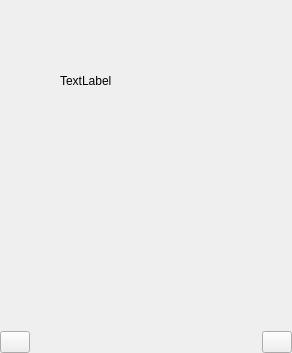
<?xml version="1.0" encoding="UTF-8"?>
<ui version="4.0">
 <class>coverImageWidget</class>
 <widget class="QWidget" name="coverImageWidget">
  <property name="geometry">
   <rect>
    <x>0</x>
    <y>0</y>
    <width>292</width>
    <height>353</height>
   </rect>
  </property>
  <property name="windowTitle">
   <string>Form</string>
  </property>
  <layout class="QGridLayout" name="gridLayout">
   <property name="horizontalSpacing">
    <number>0</number>
   </property>
   <property name="verticalSpacing">
    <number>4</number>
   </property>
   <property name="margin">
    <number>0</number>
   </property>
   <item row="1" column="0">
    <layout class="QHBoxLayout" name="horizontalLayout">
     <property name="spacing">
      <number>2</number>
     </property>
     <item>
      <widget class="QPushButton" name="btnLeft">
       <property name="sizePolicy">
        <sizepolicy hsizetype="Preferred" vsizetype="Preferred">
         <horstretch>0</horstretch>
         <verstretch>0</verstretch>
        </sizepolicy>
       </property>
       <property name="maximumSize">
        <size>
         <width>30</width>
         <height>16777215</height>
        </size>
       </property>
       <property name="text">
        <string/>
       </property>
      </widget>
     </item>
     <item>
      <widget class="QLabel" name="label">
       <property name="sizePolicy">
        <sizepolicy hsizetype="MinimumExpanding" vsizetype="Preferred">
         <horstretch>0</horstretch>
         <verstretch>0</verstretch>
        </sizepolicy>
       </property>
       <property name="text">
        <string/>
       </property>
       <property name="alignment">
        <set>Qt::AlignCenter</set>
       </property>
      </widget>
     </item>
     <item>
      <widget class="QPushButton" name="btnRight">
       <property name="sizePolicy">
        <sizepolicy hsizetype="Preferred" vsizetype="Preferred">
         <horstretch>0</horstretch>
         <verstretch>0</verstretch>
        </sizepolicy>
       </property>
       <property name="maximumSize">
        <size>
         <width>30</width>
         <height>16777215</height>
        </size>
       </property>
       <property name="text">
        <string/>
       </property>
      </widget>
     </item>
    </layout>
   </item>
   <item row="0" column="0">
    <widget class="QFrame" name="frame">
     <property name="sizePolicy">
      <sizepolicy hsizetype="Expanding" vsizetype="Expanding">
       <horstretch>0</horstretch>
       <verstretch>0</verstretch>
      </sizepolicy>
     </property>
     <property name="frameShape">
      <enum>QFrame::NoFrame</enum>
     </property>
     <property name="frameShadow">
      <enum>QFrame::Raised</enum>
     </property>
     <widget class="QLabel" name="lblImage">
      <property name="geometry">
       <rect>
        <x>60</x>
        <y>50</y>
        <width>91</width>
        <height>61</height>
       </rect>
      </property>
      <property name="toolTip">
       <string>Double-click to expand</string>
      </property>
      <property name="text">
       <string>TextLabel</string>
      </property>
     </widget>
    </widget>
   </item>
  </layout>
 </widget>
 <resources/>
 <connections/>
</ui>
